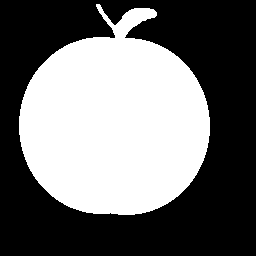
#> input picture Images/images_Kimia/apple-1.bmp, 256 x 256 px, found by its file name
$ jupyter execute tp_diagram2.ipynb
#> lines starting #> are read from the running program, lines starting #| are printed output that depends on the picture; after the words box and inside, x2 and y2 are one past the last pixel; in counts of white or black regions, pixels touching at a corner belong together
#> `apple_image=imageio.imread('C:\\Users\\Hippolyte\\Desktop\\TB Images\\..`: apple_image: shape (256, 256); 43.2% white; 1 white region, box (x1, y1, x2, y2) and area: (19, 4, 210, 215) 28279
[cell 1]
import numpy as np
import scipy.ndimage
from scipy.ndimage import rotate
import imageio.v3 as imageio
import matplotlib.pyplot as plt
import skimage.measure
import glob
import os
from sklearn.cluster import KMeans
import scipy.stats

[cell 2]
def crofton_perimeter(I):
    """ Computation of crofton perimeter """
    inter = []
    h = np.array([[1, -1]])
    for i in range(4):
        II = np.copy(I)
        # Rotate the image at 0, 45, 90, and 135 degrees
        I2 = rotate(II, 45 * i, reshape=True, order=0) > 0.5
        I3 = scipy.ndimage.convolve(I2, h)
        inter.append(np.sum(I3))
#> this loop made 4 passes
#> pass 1, in crofton_perimeter, `I3 = scipy.ndimage.convolve(I2, h)`:
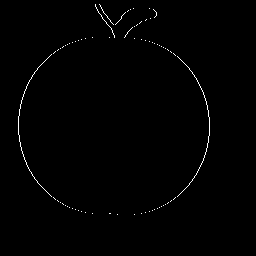
#> I3: shape (256, 256) bool; 0.7% white in thin lines or dots, all inside (x1, y1, x2, y2) = (18, 4, 210, 215)
#> pass 2, in crofton_perimeter, `I2 = rotate(II, 45 * i, reshape=True, order=0) > 0.5`:
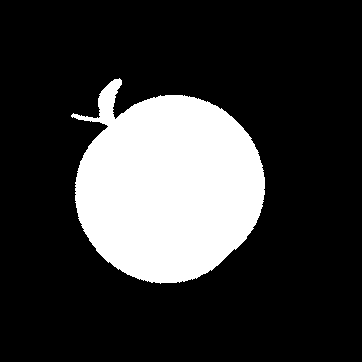
#> I2: shape (362, 362) bool; 21.6% white; 1 white region, box (x1, y1, x2, y2) and area: (71, 78, 265, 284) 28273
#> pass 2, in crofton_perimeter, `I3 = scipy.ndimage.convolve(I2, h)`:
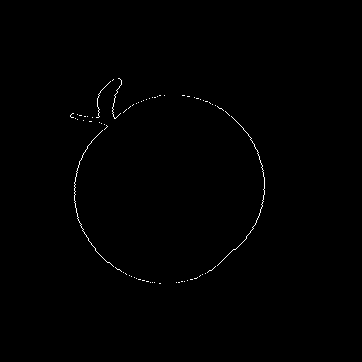
#> I3: shape (362, 362) bool; 0.4% white in thin lines or dots, all inside (x1, y1, x2, y2) = (70, 78, 265, 284)
#> after the loop:
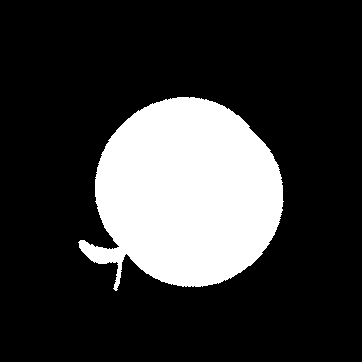
#> I2: shape (362, 362) bool; 21.6% white; 1 white region, box (x1, y1, x2, y2) and area: (78, 97, 284, 291) 28273
#> after the loop, inter = [460, 518, 484, 524]

    # Crofton formula approximation with 4 orientations
    crofton = np.pi / 4. * (inter[0] + inter[2] + (inter[1] + inter[3]) / np.sqrt(2))
#> crofton = 1320.1
    return crofton

def feret_diameter(I):
    """
    Computation of the Feret diameter
    d: minimum Feret diameter (meso-diameter)
    D: maximum Feret diameter (exo-diameter)
    """
    d = np.max(I.shape)
#> d = 256
    D = 0
    I_float = I.astype(float)

    # Evaluate projections every 30 degrees
    for a in np.arange(0, 180, 30):
        I2 = rotate(I_float, a, reshape=True, order=0) > 0.5
        F = np.max(I2, axis=0)
        measure = np.sum(F)

        if measure < d:
            d = measure
        if measure > D:
            D = measure
#> this loop made 6 passes
#> (a, measure, D) on passes 2 to 5: (30, 192, 192), (60, 209, 209), (90, 211, 211), (120, 214, 214)
#> (measure, d, D) on pass 1: (191, 191, 191)
#> pass 2, in feret_diameter, `I2 = rotate(I_float, a, reshape=True, order=0) > 0.5`:
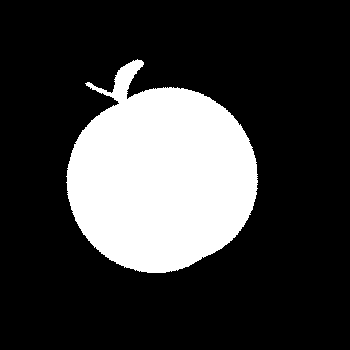
#> I2: shape (350, 350) bool; 23.1% white; 1 white region, box (x1, y1, x2, y2) and area: (66, 59, 258, 273) 28275
#> pass 3, in feret_diameter, `I2 = rotate(I_float, a, reshape=True, order=0) > 0.5`:
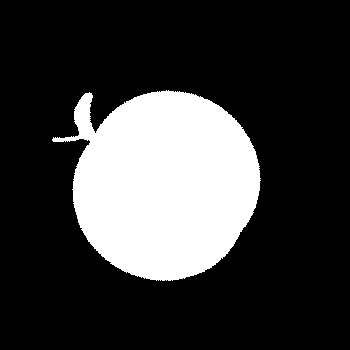
#> I2: shape (350, 350) bool; 23.1% white; 1 white region, box (x1, y1, x2, y2) and area: (52, 90, 261, 281) 28264
#> after the loop, D = 214; d = 191

    return d, D

def inscribedRadius(I):
    """
    computes the radius of the inscribed circle
    """
    binary = I > 0.5
    dm = scipy.ndimage.distance_transform_cdt(binary)
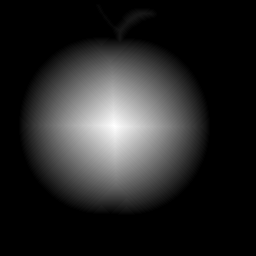
#> dm: shape (256, 256) int32; min 0, max 67, mean 10.1; drawn with min black and max white
    radius = np.max(dm)
#> radius = 67
    return radius

def circumCircle(I):
    """
    computes the center and radius of the circumscribed circle
    """
    points = np.argwhere(I > 0.5)
    c = smallestenclosingcircle.make_circle(points)
    return c

[cell 3]
apple_image=imageio.imread('C:\\Users\\Hippolyte\\Desktop\\TB Images\\Images\\images_Kimia\\apple-1.bmp')

[cell 4]
crofton_perimeter(apple_image)
feret_diameter(apple_image)
inscribedRadius(apple_image)
#> Out = 67

$ run again, with Images/images_Kimia/apple-10.bmp copied over Images/images_Kimia/apple-1.bmp
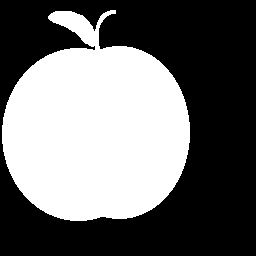
#> input picture Images/images_Kimia/apple-10.bmp, 256 x 256 px, found by its file name
#> apple_image: shape (256, 256); 42.8% white; 1 white region, box (x1, y1, x2, y2) and area: (2, 10, 190, 221) 28036
#> after the loop in crofton_perimeter, `for i in range(4):`:
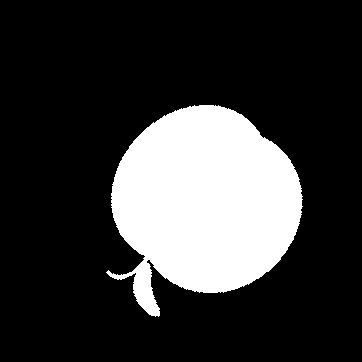
#> I2: shape (362, 362) bool; 21.4% white; 1 white region, box (x1, y1, x2, y2) and area: (106, 105, 303, 317) 28035
#> after the loop in crofton_perimeter, `for i in range(4):`: inter = [478, 552, 504, 562]
#> crofton = 1389.9
#> in feret_diameter, `d = np.max(I.shape)`: d = 256
#> the loop in feret_diameter, `for a in np.arange(0, 180, 30):` made 6 passes
#> (a, measure, D) on passes 2 to 3: (30, 195, 195), (60, 221, 221)
#> after the loop in feret_diameter, `for a in np.arange(0, 180, 30):`: D = 221; d = 188
#> in inscribedRadius, `dm = scipy.ndimage.distance_transform_cdt(binary)`:
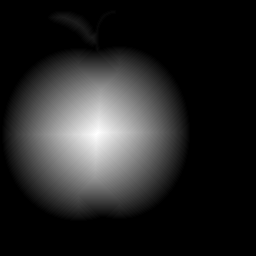
#> dm: shape (256, 256) int32; min 0, max 67, mean 10; drawn with min black and max white
#> radius = 67

$ run again, with Images/images_Kimia/apple-11.bmp copied over Images/images_Kimia/apple-1.bmp
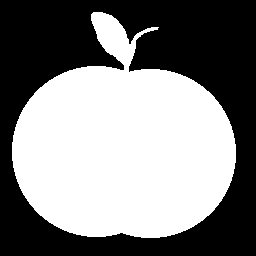
#> input picture Images/images_Kimia/apple-11.bmp, 256 x 256 px, found by its file name
#> apple_image: shape (256, 256); 50.7% white; 1 black region, box (x1, y1, x2, y2) and area: (0, 0, 256, 256) 32299
#> after the loop in crofton_perimeter, `for i in range(4):`:
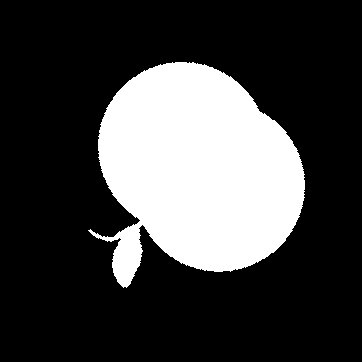
#> I2: shape (362, 362) bool; 25.4% white; 1 white region, box (x1, y1, x2, y2) and area: (88, 62, 305, 288) 33240
#> after the loop in crofton_perimeter, `for i in range(4):`: inter = [508, 620, 574, 626]
#> crofton = 1541.8
#> in feret_diameter, `d = np.max(I.shape)`: d = 256
#> the loop in feret_diameter, `for a in np.arange(0, 180, 30):` made 6 passes
#> (a, measure, d) on passes 2, 6: (30, 219, 219), (150, 216, 216)
#> after the loop in feret_diameter, `for a in np.arange(0, 180, 30):`: D = 237; d = 216
#> in inscribedRadius, `dm = scipy.ndimage.distance_transform_cdt(binary)`:
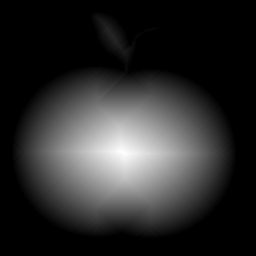
#> dm: shape (256, 256) int32; min 0, max 72, mean 12.6; drawn with min black and max white
#> radius = 72
